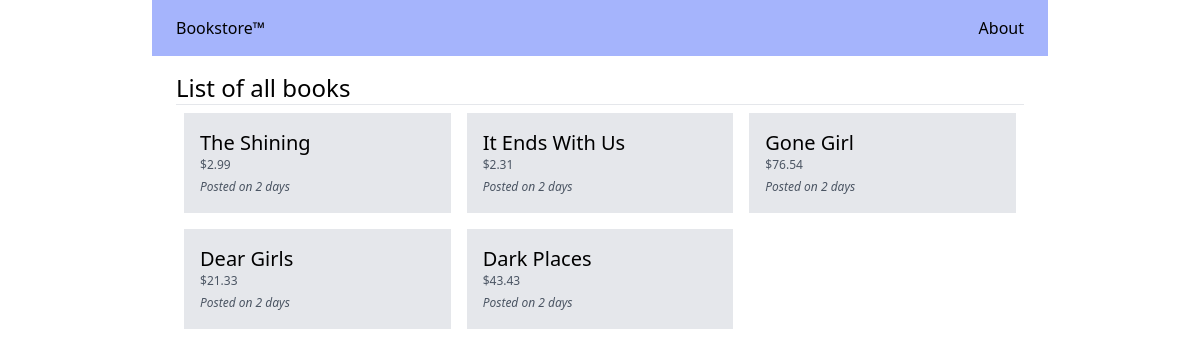
Before: / with the older database file.
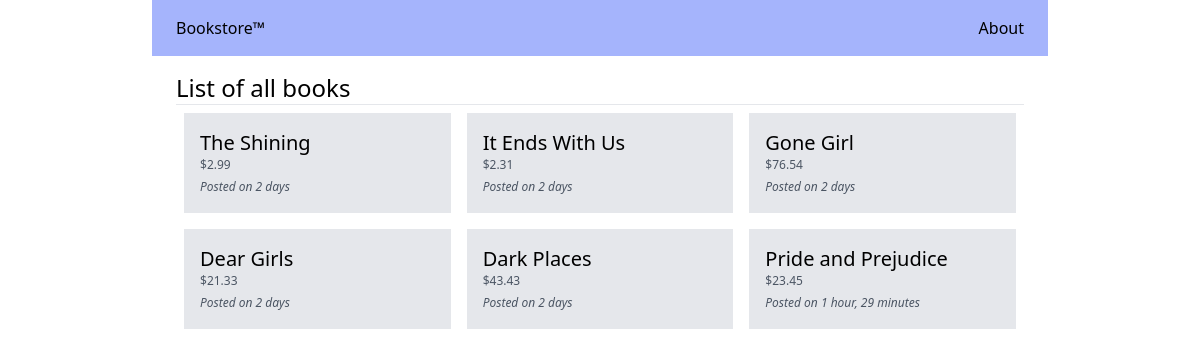
After: the same page with the newer database file.
### store/models.py (models this page shows, shortened)
class Book(models.Model):
    user = models.ForeignKey(User, related_name='books', on_delete=models.CASCADE)
    category = models.ForeignKey(Category, related_name='books', on_delete=models.CASCADE)
    title = models.CharField(max_length=50)
    slug = models.SlugField(max_length=50)
    description = models.TextField(blank=True)
    price = models.IntegerField()
    created_at = models.DateTimeField(auto_now_add=True)
    updated_at = models.DateTimeField(auto_now=True)
    def get_display_price(self):
        return self.price / 100

### core/views.py (the view)
# urls.py: path('', frontpage, name='frontpage')
def frontpage(request):
    books = Book.objects.all()
    return render(request, 'core/frontpage.html', {'books': books})

### core/templates/core/frontpage.html (shortened to what this page needs)
{% extends 'core/base.html' %}
{% block content %}
    <h1 class="text-2xl">List of all books</h1>
    <hr>
    <div class="flex flex-wrap">
        {% for book in books %}
            <div class="book w-1/3 p-2">
                <div class="bg-gray-200 p-4">
                    <a href="{% url 'book-detail' book.slug%}">
                        <h2 class="text-xl "> {{ book.title }} </h2>
                        <p class="text-xs text-gray-600">${{ book.get_display_price }}</p>
                        <em class="text-xs text-gray-600 ">Posted on {{ book.created_at|timesince }} </em>
                    </a>
                </div>
            </div>
        {% endfor %}
    </div>
{% endblock %}

### core/templates/core/base.html (shortened to what this page needs)
<!DOCTYPE html>
<html lang="en">
<head>
    <script src="https://cdn.tailwindcss.com"></script>
</head>
<body>
    <nav class="max-w-4xl mx-auto px-6 py-4 bg-indigo-300 flex justify-between">
        <div class="logo">
            <a href="{% url 'frontpage' %}">Bookstore&trade;</a>
        </div>
        <div class="menu">
            <a href="{% url 'about' %}">About</a>
        </div>
    </nav>
    <main class="max-w-4xl mx-auto px-6 py-4">
        {% block content %}
        {% endblock %}
    </main>
</body>
</html>

Changed rows visible on the page:
added Book: title "Pride and Prejudice", get_display_price "23.45", created_at "1 hour, 29 minutes"
